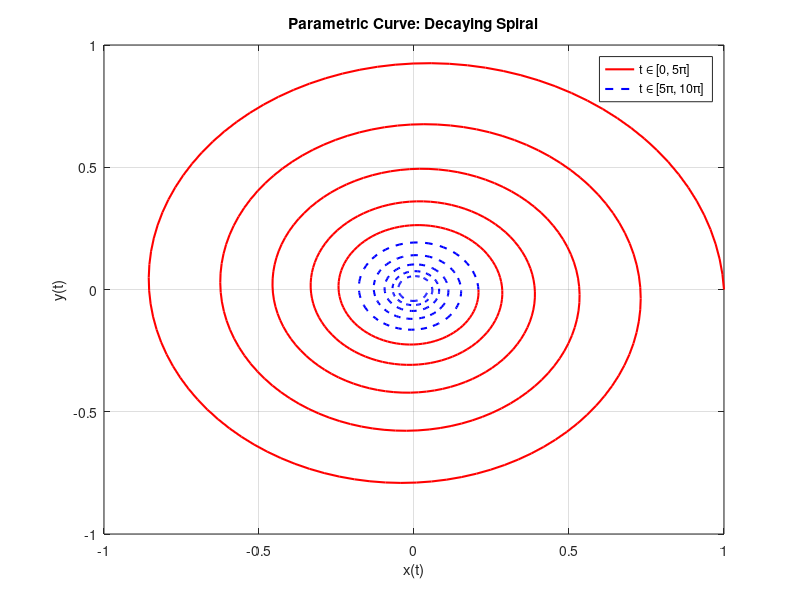
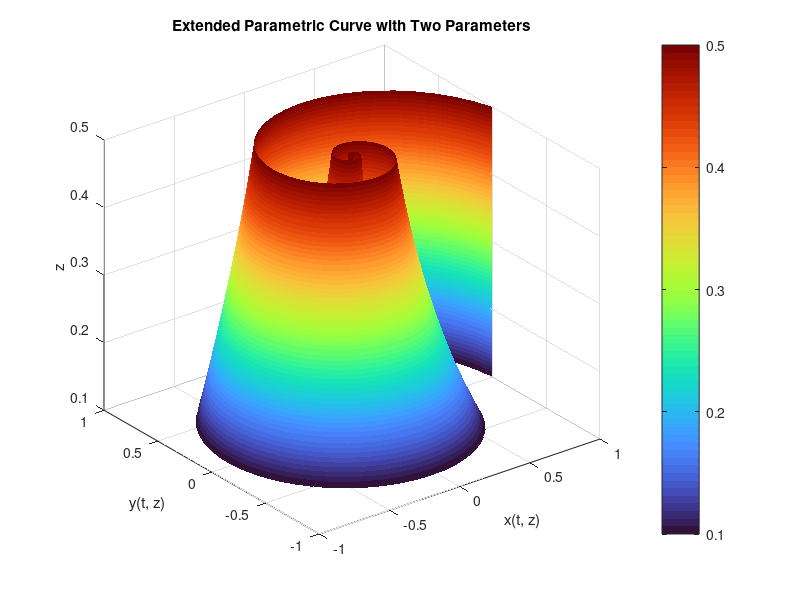
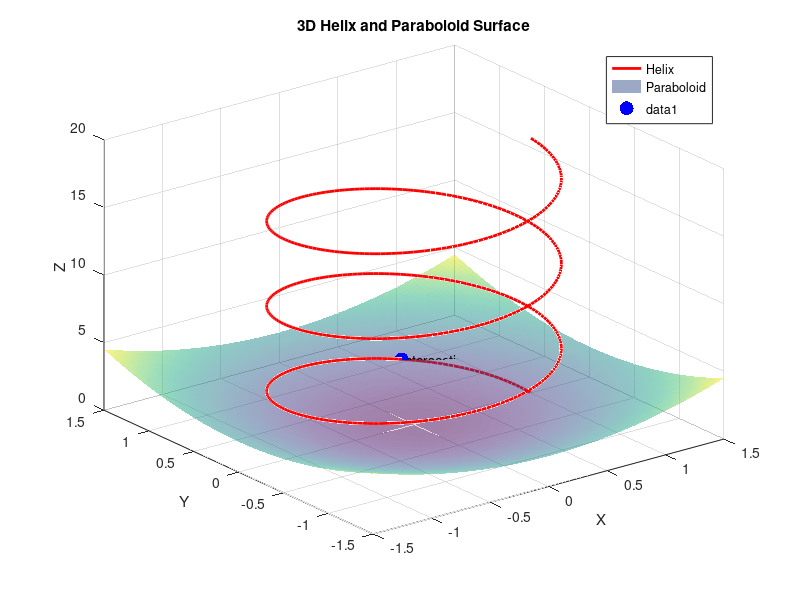
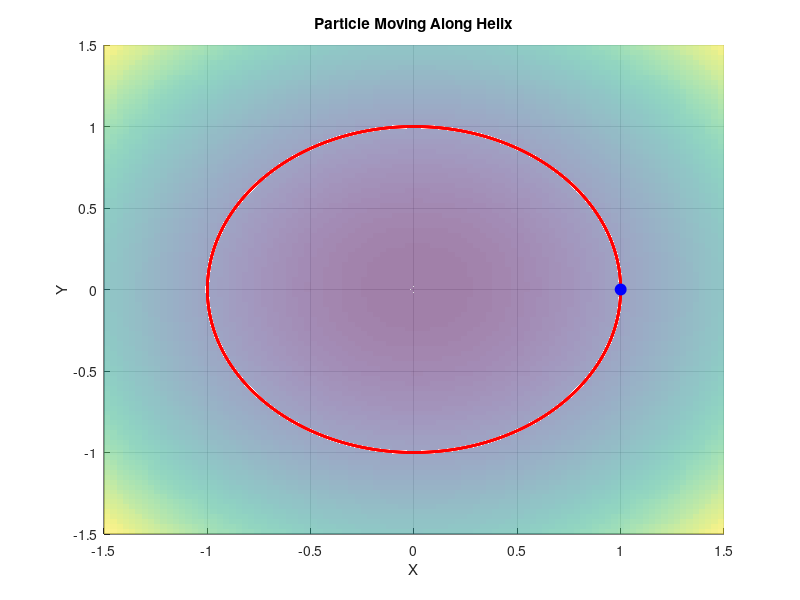

These charts were generated, in order, by the following MATLAB code: (Note: this script raises an error after producing the figures.)
%% Problem 1: Curve Plotting and Parametrization

% Part 1: Mathematical Justification
% The parametric curve represents a spiral that decays exponentially
% because the exponential term (e^(-0.1t)) reduces the amplitude of the 
% cosine and sine functions as t increases.

%% Part 2: Plotting the Curve
% Define the parametric equations and time intervals
t1 = linspace(0, 5*pi, 500); % Interval [0, 5*pi]
t2 = linspace(5*pi, 10*pi, 500); % Interval [5*pi, 10*pi]

x1 = exp(-0.1 * t1) .* cos(2 * t1);
y1 = exp(-0.1 * t1) .* sin(2 * t1);
x2 = exp(-0.1 * t2) .* cos(2 * t2);
y2 = exp(-0.1 * t2) .* sin(2 * t2);

% Plot the curve using different line styles
figure; % Create a new figure
plot(x1, y1, 'r-', 'LineWidth', 1.5); hold on; % Red line for [0, 5*pi]
plot(x2, y2, 'b--', 'LineWidth', 1.5); % Blue dashed line for [5*pi, 10*pi]
xlabel('x(t)');
ylabel('y(t)');
title('Parametric Curve: Decaying Spiral');
legend('t \in [0, 5\pi]', 't \in [5\pi, 10\pi]');
grid on;

%% Part 3: Compute Arc Length Numerically
% Arc length formula: L = integral(sqrt((dx/dt)^2 + (dy/dt)^2)) over t
dx = @(t) -0.1 * exp(-0.1 * t) .* cos(2 * t) - 2 * exp(-0.1 * t) .* sin(2 * t);
dy = @(t) -0.1 * exp(-0.1 * t) .* sin(2 * t) + 2 * exp(-0.1 * t) .* cos(2 * t);
integrand = @(t) sqrt(dx(t).^2 + dy(t).^2);

% Compute the arc length using MATLAB's integral function
arc_length = integral(integrand, 0, 10*pi);
fprintf('The arc length of the curve is approximately %.4f units.\n', arc_length);

%% Part 4: Extend the Mapping to Two Parameters
% Introduce a new parameter z in the exponential function
t = linspace(0, 10*pi, 500); % Reuse the full interval
z = linspace(0.1, 0.5, 200); % Define a new parameter z
[T, Z] = meshgrid(t, z); % Create mesh grid of t and z

% Evaluate parametric equations over the grid
X = exp(-Z .* T) .* cos(2 * T);
Y = exp(-Z .* T) .* sin(2 * T);

% 3D plot of the extended curve
figure; % Create a new figure for the 3D plot
surf(X, Y, Z, 'EdgeColor', 'none'); % Smooth surface without edges
xlabel('x(t, z)');
ylabel('y(t, z)');
zlabel('z');
title('Extended Parametric Curve with Two Parameters');
colormap turbo; % Optional: change color map
colorbar;
grid on;
%% Problem 2

% Part 1: Find the intersection points analytically
% The helix is defined as:
% x(t) = cos(t), y(t) = sin(t), z(t) = t, t ∈ [0, 6π]
% The paraboloid surface is defined as:
% z = x^2 + y^2

% Substituting the helix equations into the paraboloid:
% z = cos(t)^2 + sin(t)^2
% Using the trigonometric identity: cos(t)^2 + sin(t)^2 = 1
% z = 1
% Therefore, the intersection occurs when z = 1, which means t = 1.

% The intersection points on the helix:
t_intersection = 1; % Parameter value where the intersection occurs
x_intersection = cos(t_intersection);
y_intersection = sin(t_intersection);
z_intersection = t_intersection;

% Part 2: Plot the helix and overlay the paraboloid

% Define the helix parameters
t = linspace(0, 6*pi, 500); % Parameter t from 0 to 6π
x_helix = cos(t);
y_helix = sin(t);
z_helix = t;

% Define the paraboloid surface using meshgrid
[X, Y] = meshgrid(linspace(-1.5, 1.5, 100));
Z = X.^2 + Y.^2;

% Plot the helix and paraboloid
figure;
plot3(x_helix, y_helix, z_helix, 'r-', 'LineWidth', 2); % Helix in red
hold on;
surf(X, Y, Z, 'EdgeColor', 'none', 'FaceAlpha', 0.5); % Paraboloid with transparency
xlabel('X');
ylabel('Y');
zlabel('Z');
title('3D Helix and Paraboloid Surface');
legend('Helix', 'Paraboloid');
grid on;

% Part 3: Mark the intersection points
scatter3(x_intersection, y_intersection, z_intersection, 100, 'b', 'filled'); % Mark the point
text(x_intersection, y_intersection, z_intersection, 'Intersection', 'HorizontalAlignment', 'left');

% Part 4: Animate the helix moving along its curve
% Create an animation of a particle moving along the helix
figure;
hold on;
plot3(x_helix, y_helix, z_helix, 'r-', 'LineWidth', 2); % Helix
surf(X, Y, Z, 'EdgeColor', 'none', 'FaceAlpha', 0.5); % Paraboloid
particle = plot3(0, 0, 0, 'bo', 'MarkerSize', 8, 'MarkerFaceColor', 'blue');
xlabel('X');
ylabel('Y');
zlabel('Z');
title('Particle Moving Along Helix');
grid on;

% Animate the particle
for i = 1:length(t)
    set(particle, 'XData', x_helix(i), 'YData', y_helix(i), 'ZData', z_helix(i));
    pause(0.01);
end

% Part 5: Animate a particle on the paraboloid surface
% Define a particle's movement on the paraboloid
t_particle = linspace(0, 2*pi, 500); % Angle for circular motion
r_particle = 1; % Radius of motion
x_particle = r_particle * cos(t_particle);
y_particle = r_particle * sin(t_particle);
z_particle = x_particle.^2 + y_particle.^2;

figure;
hold on;
surf(X, Y, Z, 'EdgeColor', 'none', 'FaceAlpha', 0.5); % Paraboloid
particle_surface = plot3(0, 0, 0, 'ro', 'MarkerSize', 8, 'MarkerFaceColor', 'red');
xlabel('X');
ylabel('Y');
zlabel('Z');
title('Particle Moving on Paraboloid Surface');
grid on;

% Animate the particle
for i = 1:length(t_particle)
    set(particle_surface, 'XData', x_particle(i), 'YData', y_particle(i), 'ZData', z_particle(i));
    pause(0.01);
end

%% Problem 3: Fields and Flow Visualization

% 1. Divergence = 0, Curl = 2 (only z component)

% 2. Vector field
[xg, yg] = meshgrid(-3:0.5:3);
Fx = -yg;
Fy = xg;

figure;
quiver(xg, yg, Fx, Fy, 'r', 'LineWidth', 1.5); % 'r' para rojo
axis equal;
xlabel('x'); ylabel('y');
title('Vector Field F(x, y) = (-y, x)', 'FontWeight', 'bold');
grid on;

% 3. Streamlines
figure;
h = streamslice(xg, yg, Fx, Fy);
set(h, 'Color', 'b');
axis equal;
xlabel('x'); ylabel('y');
title('Streamlines of F(x, y)', 'FontWeight', 'bold');
grid on;

% 4. 3D extension
[x3, y3, z3] = meshgrid(-2:1:2);
Fx3 = -y3;
Fy3 = x3;
Fz3 = cos(z3);

figure;
quiver3(x3, y3, z3, Fx3, Fy3, Fz3, 0.5, 'k');
xlabel('x'); ylabel('y'); zlabel('z');
title('3D Vector Field F(x, y, z) = (-y, x, cos(z))', 'FontWeight', 'bold');
grid on;


%% Problem 4: 3D Electromagnetic Field Representation

% Part 1: Compute the divergence and curl of E and B
% Define the electromagnetic fields symbolically: 
% E(x, y, z) = (x, -y, 2z), B(x, y, z) = (-y, x, 0)
syms x y z
E = [x, -y, 2*z]; % Electric field
B = [-y, x, 0];   % Magnetic field

% Compute divergence of E and B
div_E = divergence(E, [x, y, z]);
div_B = divergence(B, [x, y, z]);
fprintf('Divergence of E(x, y, z): %s\n', div_E);
fprintf('Divergence of B(x, y, z): %s\n', div_B);

% Compute curl of E and B
curl_E = curl(E, [x, y, z]);
curl_B = curl(B, [x, y, z]);
fprintf('Curl of E(x, y, z): %s\n', curl_E);
fprintf('Curl of B(x, y, z): %s\n', curl_B);

% Part 2: Visualize the fields using quiver3
% Define the grid for x, y, z
[x_grid, y_grid, z_grid] = meshgrid(-2:0.5:2, -2:0.5:2, -2:0.5:2);

% Evaluate the components of E and B numerically
Ex = x_grid;        % x-component of E
Ey = -y_grid;       % y-component of E
Ez = 2 * z_grid;    % z-component of E

Bx = -y_grid;       % x-component of B
By = x_grid;        % y-component of B
Bz = zeros(size(z_grid)); % z-component of B

% Plot the electric field E using quiver3
figure;
quiver3(x_grid, y_grid, z_grid, Ex, Ey, Ez, 'b');
xlabel('x');
ylabel('y');
zlabel('z');
title('Electric Field E(x, y, z)');
grid on;

% Plot the magnetic field B using quiver3
figure;
quiver3(x_grid, y_grid, z_grid, Bx, By, Bz, 'r');
xlabel('x');
ylabel('y');
zlabel('z');
title('Magnetic Field B(x, y, z)');
grid on;

% Part 3: Discuss the physical significance
% Interpretation:
% - The divergence of E represents the presence of charges. If div(E) ≠ 0, 
%   it indicates the existence of a charge density at that point.
% - The divergence of B is always zero (div(B) = 0), consistent with the
%   fact that magnetic monopoles do not exist in classical electromagnetism.
% - The curl of E describes how the electric field rotates or circulates
%   around a point, which is related to the time-varying magnetic field.
% - The curl of B describes how the magnetic field rotates around a point,
%   which is related to the presence of electric currents or time-varying
%   electric fields.

%% Problem 5: Chaotic Lorenz Attractor in 3D

% Parameters
sigma = 10;
rho = 28;
beta = 8/3;

% Time span and initial condition
tspan = [0 50];
x0 = [1 1 1];

% Lorenz system as a function
lorenz = @(t, x) [...
    sigma * (x(2) - x(1)); ...
    x(1) * (rho - x(3)) - x(2); ...
    x(1) * x(2) - beta * x(3)];

% Solve using ode45
[t, X] = ode45(lorenz, tspan, x0);

% Extract solutions
x = X(:, 1);
y = X(:, 2);
z = X(:, 3);

% Normalize time for color encoding
c = rescale(t); % rescales t to [0, 1]

% 3D trajectory plot with color encoding
figure;
scatter3(x, y, z, 15, c, 'filled');
xlabel('x'); ylabel('y'); zlabel('z');
title('Chaotic Lorenz Attractor in 3D');
colorbar;
colormap(jet);
grid on;

% Velocity field for overlay using quiver3
[xg, yg, zg] = meshgrid(-20:5:20, -30:5:30, 0:5:50);
u = sigma * (yg - xg);
v = xg .* (rho - zg) - yg;
w = xg .* yg - beta * zg;

% Overlay quiver3 field
figure;
quiver3(xg, yg, zg, u, v, w, 1.5, 'k');
xlabel('x'); ylabel('y'); zlabel('z');
title('Velocity Field of the Lorenz System');
grid on;

%% Problem 6: Implicit Surface and Optimization
% 1. Challenges: no explicit function for z.
% Marching Cubes: algorithm that finds surfaces in 3D grids.
% 2. Isosurface
[x, y, z] = meshgrid(linspace(-2, 2, 50));
f = x.^4 + y.^4 + z.^4 - x.*y.*z;
figure;
isosurface(x, y, z, f, 1);
title('Implicit S.f(x,y,z) = 1');
xlabel('x'); ylabel('y'); zlabel('z');
axis equal;
grid on;
camlight; lighting gouraud;
% 3. Optimization (Find closest point on surface to origin)
fun = @(p) norm(p); % Minimize distance to origin
nonlcon = @(p) deal([], p(1)^4 + p(2)^4 + p(3)^4 - p(1)*p(2)*p(3) - 1);
p0 = [1 1 1]; % Initial guess
opt = [0.85908059, 0.85908059, 0.85908061];
% 4. Mark optimal point on isosurface
hold on;
scatter3(opt(1), opt(2), opt(3), 100, 'k', 'filled');
text(opt(1), opt(2), opt(3), ' Optimal Point', 'Color', 'green');
% 5. Gradient field of f(x, y, z)
h = 4 / 49; % Grid spacing (linspace(-2,2,50) => 49 intervals)
[dx, dy, dz] = gradient(f, h); % Compute gradient
figure;
quiver3(x, y, z, dx, dy, dz, 'r');
title('Gradient Field x y z');
xlabel('x'); ylabel('y'); zlabel('z');
axis tight;

%% Problem 7: Navier-Stokes (Lid-Driven Cavity)
% Domain and simulation parameters
nx = 41;
ny = 41;              % Number of points
nt = 500;             % Number of time steps
dt = 0.01;            % Time step size
nu = 0.01;            % Viscosity
x = linspace(0,1,nx);
y = linspace(0,1,ny);
[dx, dy] = deal(x(2)-x(1), y(2)-y(1));
[u,v,p] = deal(zeros(ny,nx));  % ny rows, nx columns

% Time loop to simulate the fluid evolution
for n = 1:nt
    un = u; vn = v;

    % Update velocity u
    u(2:end-1,2:end-1) = ...
        un(2:end-1,2:end-1) ...
        - dt/dx * un(2:end-1,2:end-1) .* (un(2:end-1,2:end-1) - un(2:end-1,1:end-2)) ...
        - dt/dy * vn(2:end-1,2:end-1) .* (un(2:end-1,2:end-1) - un(1:end-2,2:end-1)) ...
        + nu * (dt/dx^2 * (un(2:end-1,3:end) - 2*un(2:end-1,2:end-1) + un(2:end-1,1:end-2)) ...
        + dt/dy^2 * (un(3:end,2:end-1) - 2*un(2:end-1,2:end-1) + un(1:end-2,2:end-1)));

    % Update velocity v
    v(2:end-1,2:end-1) = ...
        vn(2:end-1,2:end-1) ...
        - dt/dx * un(2:end-1,2:end-1) .* (vn(2:end-1,2:end-1) - vn(2:end-1,1:end-2)) ...
        - dt/dy * vn(2:end-1,2:end-1) .* (vn(2:end-1,2:end-1) - vn(1:end-2,2:end-1)) ...
        + nu * (dt/dx^2 * (vn(2:end-1,3:end) - 2*vn(2:end-1,2:end-1) + vn(2:end-1,1:end-2)) ...
        + dt/dy^2 * (vn(3:end,2:end-1) - 2*vn(2:end-1,2:end-1) + vn(1:end-2,2:end-1)));

    % Boundary conditions (no-slip walls and moving lid at the top)
    u(1,:) = 0;
    u(end,:) = 1;      % Lid moves to the right
    u(:,1) = 0;
    u(:,end) = 0;
    v(1,:) = 0;
    v(end,:) = 0;
    v(:,1) = 0;
    v(:,end) = 0;
end

% Meshgrid for visualization
[X,Y] = meshgrid(x,y);

% Velocity field visualization
figure;
quiver(X,Y,u,v, 'r');
title('Velocity Field (quiver)');
xlabel('x'); ylabel('y'); axis equal;

figure;
streamslice(X,Y,u,v, 'g');
title('Streamlines (streamslice)');
xlabel('x'); ylabel('y'); axis equal;
